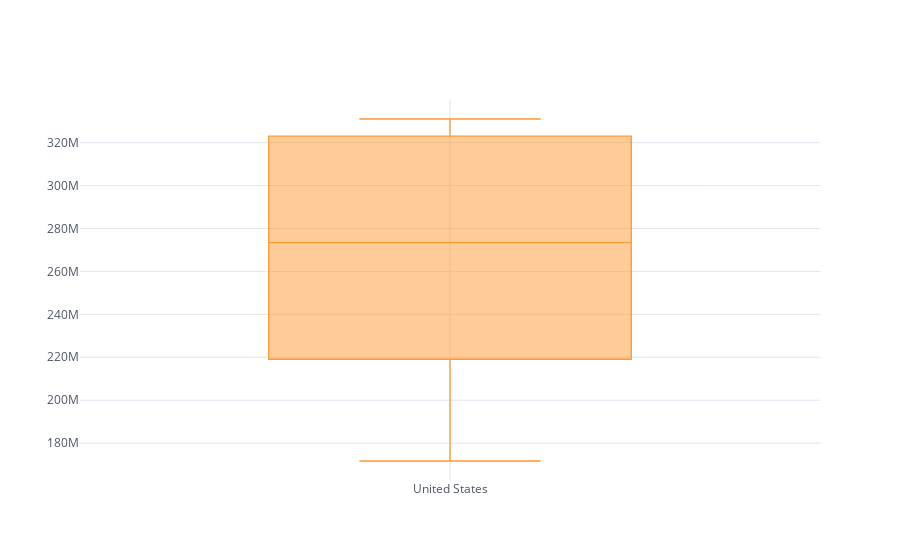

Notebook cell for this chart:
### Code cell
df_population['United States'].iplot(kind='box')

### Figure 1 — Plotly figure (JSON) as saved in the notebook; plotly's stock layout.template omitted (floating-point values rounded to 4 significant figures)
{"data": [{"boxpoints": false, "line": {"width": 1.3}, "marker": {"color": "rgba(255, 153, 51, 1.0)"}, "name": "United States", "orientation": "v", "type": "box", "y": [171685336, 186720571, 199733676, 209513341, 219081251, 229476354, 240499825, 252120309, 265163745, 281710909, 294993511, 309011475, 320878310, 323015995, 325084756, 327096265, 329064917, 331002651]}], "layout": {"legend": {"bgcolor": "#FFFFFF", "font": {"color": "#4D5663"}}, "paper_bgcolor": "#FFFFFF", "plot_bgcolor": "#FFFFFF", "title": {"font": {"color": "#4D5663"}}, "xaxis": {"gridcolor": "#E1E5ED", "showgrid": true, "tickfont": {"color": "#4D5663"}, "title": {"font": {"color": "#4D5663"}, "text": ""}, "zerolinecolor": "#E1E5ED"}, "yaxis": {"gridcolor": "#E1E5ED", "showgrid": true, "tickfont": {"color": "#4D5663"}, "title": {"font": {"color": "#4D5663"}, "text": ""}, "zerolinecolor": "#E1E5ED"}}}
